Frame 1 (no input): blank canvas, image omitted
Frame 60 (the mouse pressed at the canvas centre just before this capture): blank canvas, image omitted
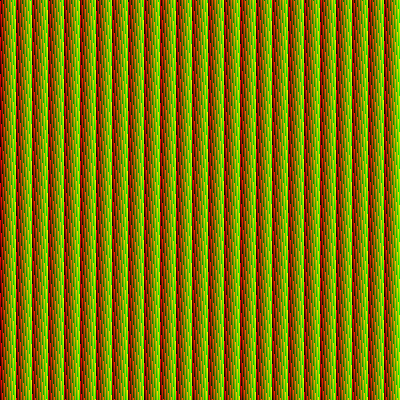
Frame 120 (the mouse held since frame 60 and released just before this capture)

The Processing sketch whose frames 1 and 60 were blank and that drew this single picture after the mouse press (run headless with seeded random() and noise(); from frame 60 on, the mouse is pressed at the canvas centre):

// Processing sketch: processing_3964
// ── processing_3964.pde

void setup(){size(400,400);}void draw(){loadPixels();for(int i=0;i<width*height;i++){pixels[i]=color(i*mouseX*mouseX*mouseY*mouseY);}updatePixels();}
